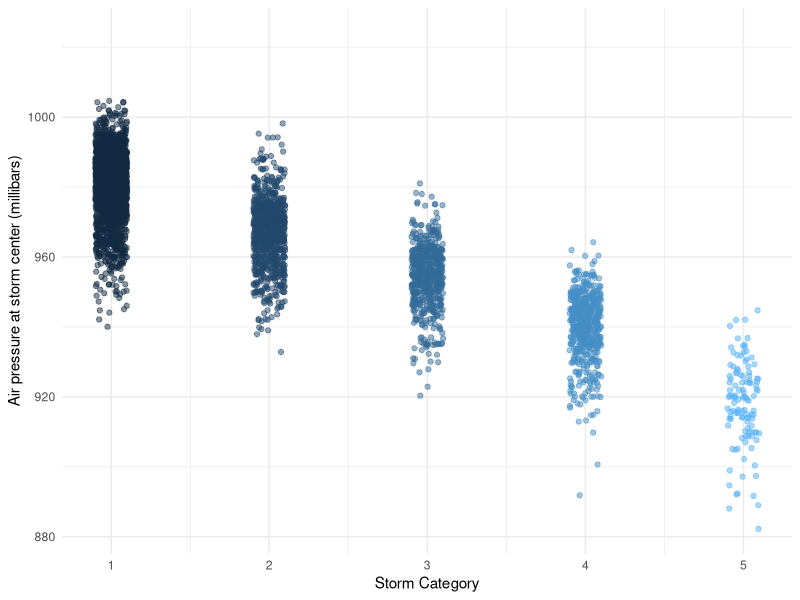

The R script that drew this image:
## ---- chunk 1
knitr::opts_chunk$set(echo = TRUE)
library(tidyverse)
## ---- chunk 2
summary(storms)
## ---- chunk 3
names(storms)
## ---- chunk 4
ggplot(data = storms, aes(x = category, y = pressure)) +
  geom_jitter(width = 0.1, 
              alpha = 0.5,
              aes(color = category),
              show.legend = FALSE) +
  labs(x = "Storm Category", 
       y = "Air pressure at storm center (millibars)"
       ) +
  theme_minimal()
